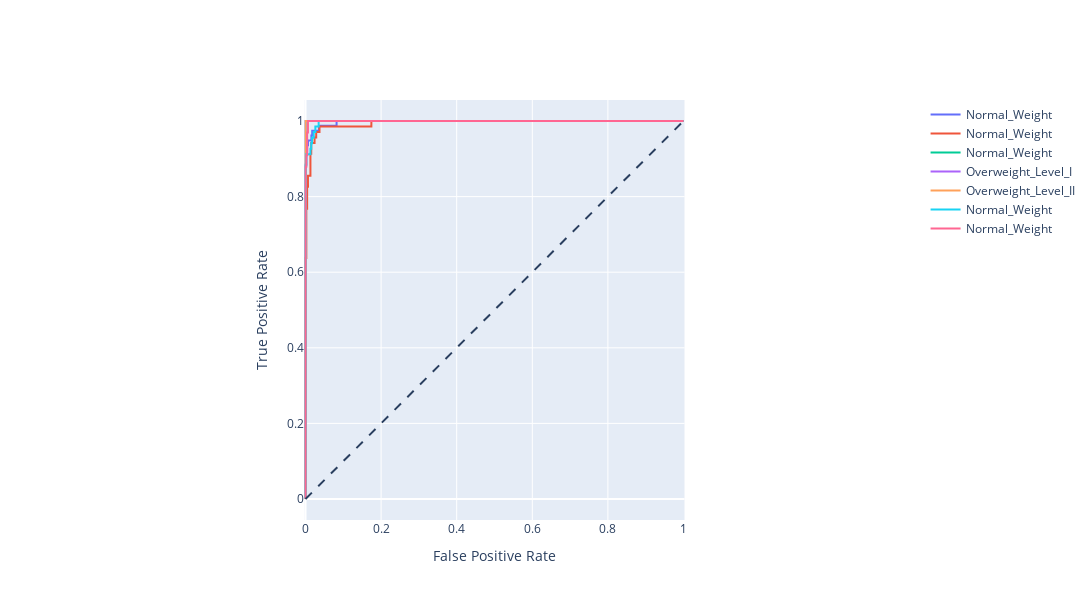

This figure's notebook cell:
### Code cell
y_pred_prob = gb.predict_proba(X_test)

fig = go.Figure()
fig.add_shape(
    type='line', line=dict(dash='dash'),
    x0=0, x1=1, y0=0, y1=1
)

for i in range(y_pred_prob.shape[1]):
    fpr, tpr, _ = roc_curve(y_test, y_pred_prob[:,i], pos_label=i)

    name = NObeyesdad_text[i]
    fig.add_trace(go.Scatter(x=fpr, y=tpr, name=name, mode='lines'))

fig.update_layout(
    xaxis_title='False Positive Rate',
    yaxis_title='True Positive Rate',
    yaxis=dict(scaleanchor="x", scaleratio=1),
    xaxis=dict(constrain='domain'),
    width=1100, height=600
)
fig.show()
